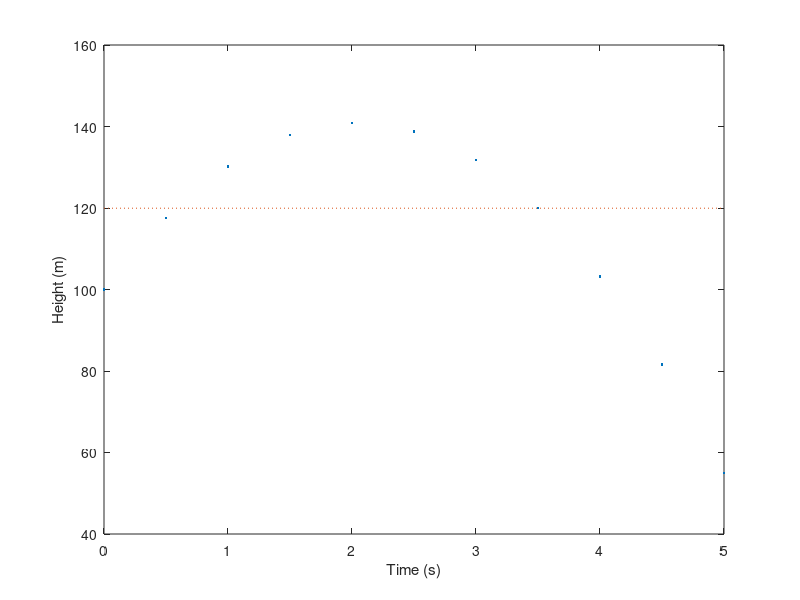

MATLAB code for this plot:
x0 = 100;    % m
v0 = 40;     % m/s
a  = -9.8;   % m/s^2
t = 0:0.5:5; % s
x = x0 + v0*t + a*t.^2
figure(1); clf;
plot(t, x, '.');
xlabel('Time (s)');
ylabel('Height (m)');
hold on;
plot([0 5], 119.95*[1 1], ':');
ind = find(x == 119.95)
ind = find(abs(x-119.95) < 0.001);
disp(['Index : ' num2str(  ind ) char(10) ...
      'Time  : ' num2str(t(ind)) char(10) ...
      'Height: ' num2str(x(ind)) char(10)]);
ind = find(abs(x-118) < 5 );
disp(['Index : ' num2str(  ind ) char(10) ...
      'Time  : ' num2str(t(ind)) char(10) ...
      'Height: ' num2str(x(ind)) char(10)]);



